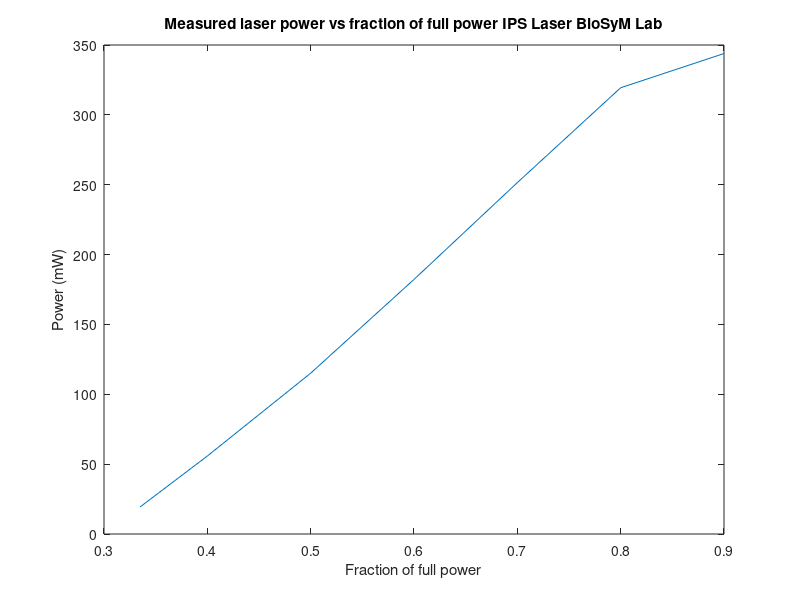

The MATLAB script that drew this image:
x = [    0.3350    0.4000    0.5000    0.6000    0.7000    0.8000    0.9000 ]
y = [ 19.4 55.8 115.1 182.2 251.5 319.4 343.9 ]

figure
plot(x,y) 
title('Measured laser power vs fraction of full power IPS Laser BioSyM Lab');
ylabel('Power (mW)')
xlabel('Fraction of full power')

%bsc fitting
%Result of bsc fitting
fraction = [0.375 0.363 0.35 0.338 0.325]
power = 6.1e2*fraction - 1.8e2

% what fraction is 20 mW?
f = (20 + 1.8e2)/6.1e2